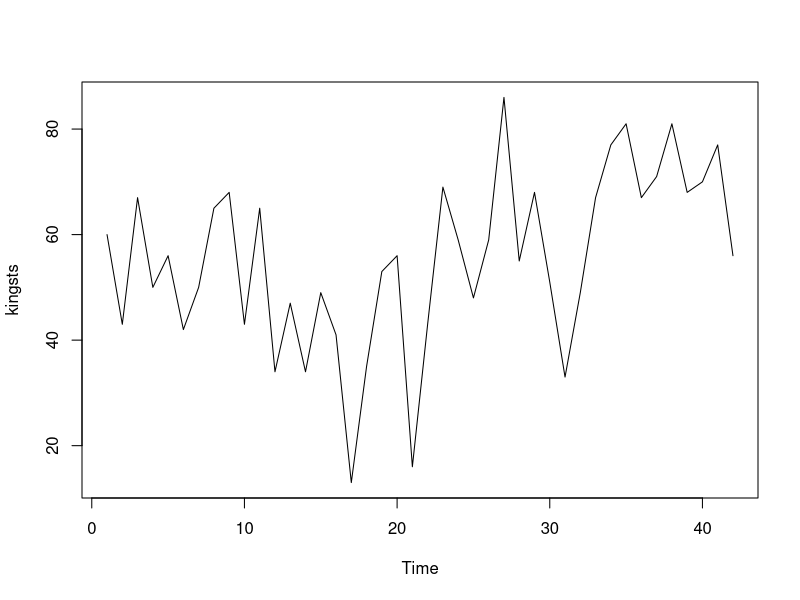
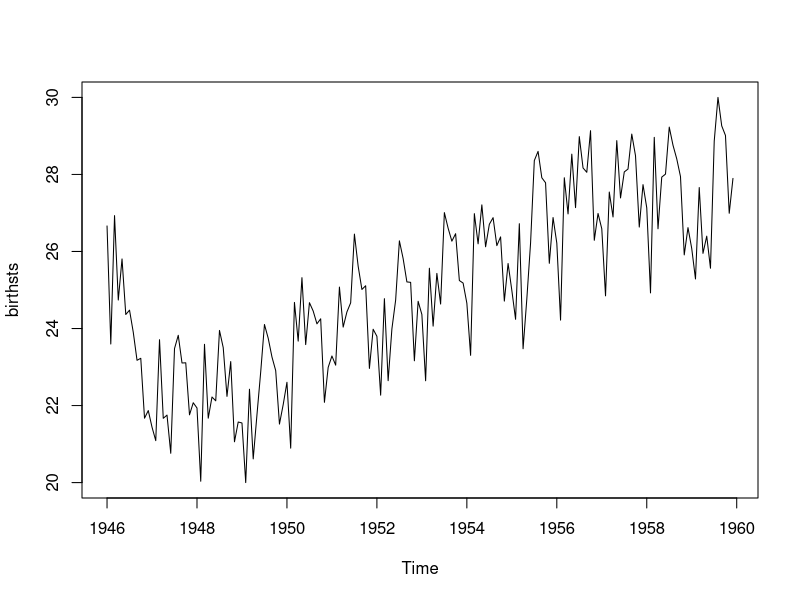
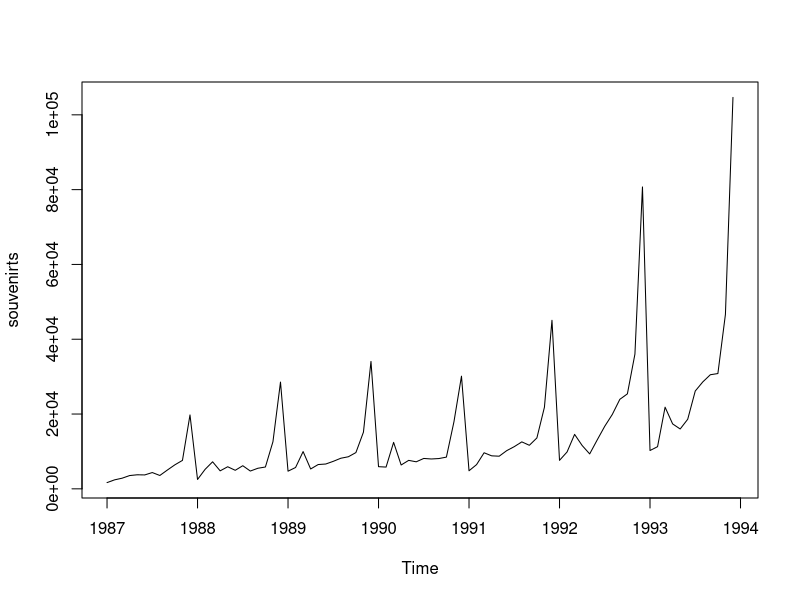
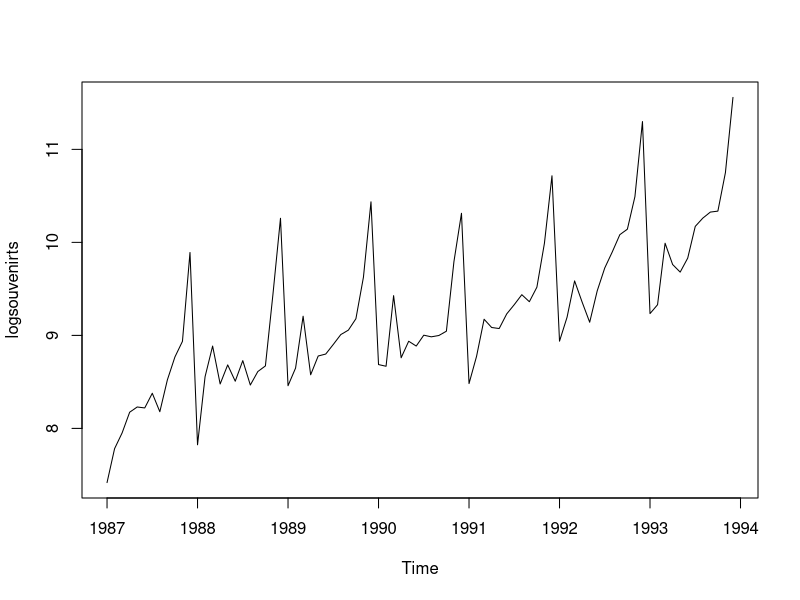
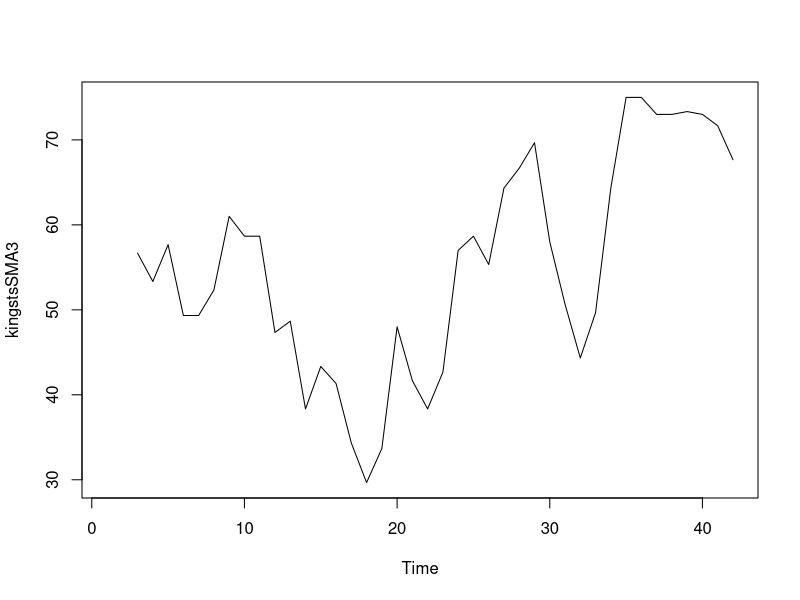
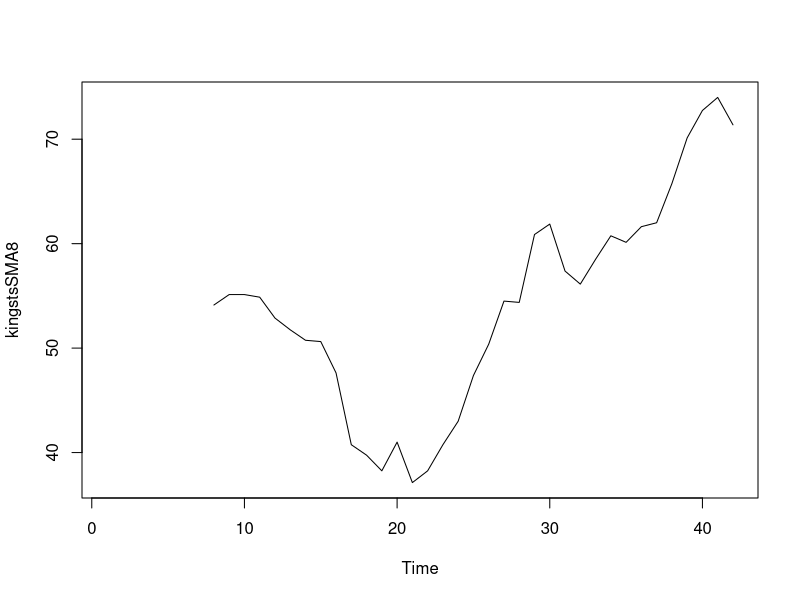
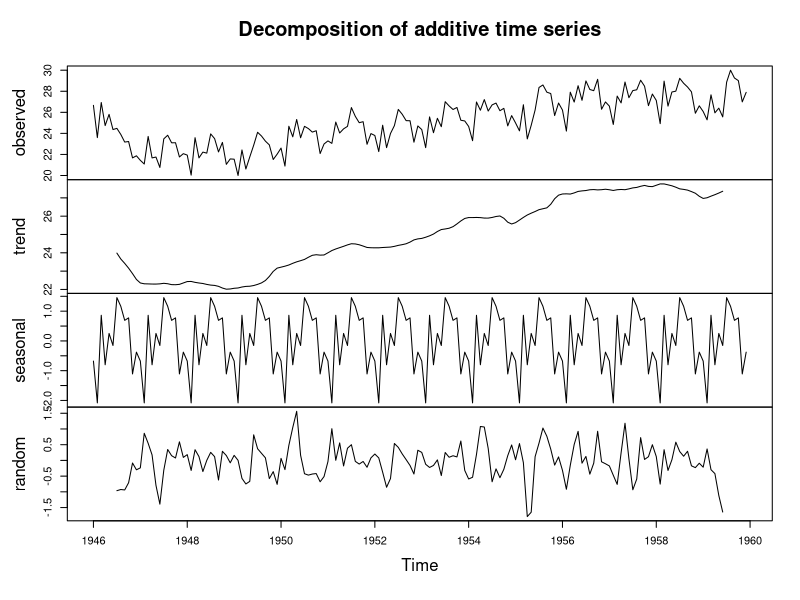
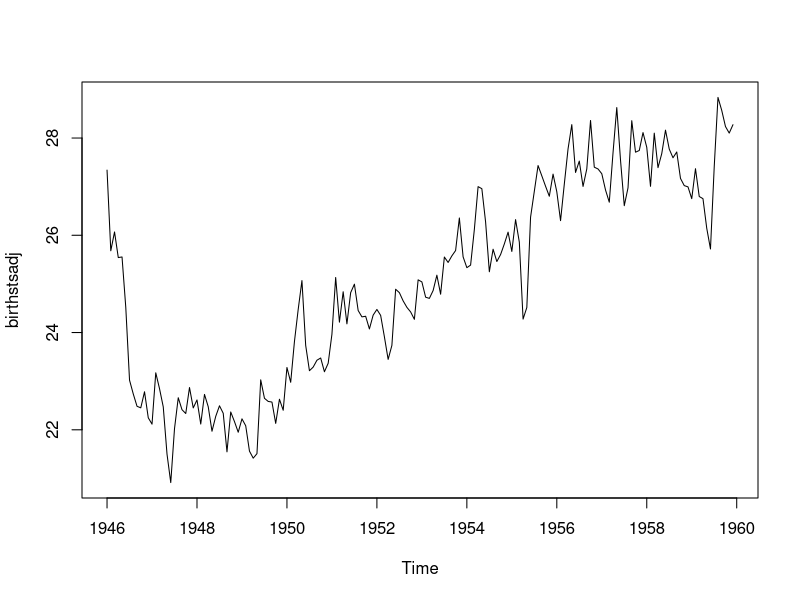

Write the R code that produced these figures, in order.
## ---- chunk 1
kings <- read.csv("data/original-kings.csv")$value

## ---- chunk 2
kingsts <- ts(kings)
kingsts
## ---- chunk 3
births <- read.csv("data/original-births.csv")$value
## ---- chunk 4
birthsts<- ts(births, frequency=12, start=c(1946,1))
birthsts
## ---- chunk 5
souvenir <- read.csv("data/original-souvenir.csv")$value
## ---- chunk 6
souvenirts <- ts(souvenir, frequency=12, start=c(1987,1))
souvenirts
## ---- chunk 7
plot.ts(kingsts)
## ---- chunk 8
plot.ts(birthsts)
## ---- chunk 9
plot.ts(souvenirts)
## ---- chunk 10
logsouvenirts <- log(souvenirts)
plot.ts(logsouvenirts)
## ---- chunk 11
library(TTR)
## ---- chunk 12
kingstsSMA3 <- SMA(kingsts,n=3)
plot.ts(kingstsSMA3)
## ---- chunk 13
kingstsSMA8 <- SMA(kingsts,n=8)
plot.ts(kingstsSMA8)
## ---- chunk 14
birthstscomp <- decompose(birthsts)
## ---- chunk 15
plot(birthstscomp)
## ---- chunk 16
birthstscomp<- decompose(birthsts)
## ---- chunk 17
birthstsadj<- birthsts - birthstscomp$seasonal
## ---- chunk 18
plot(birthstsadj)
## ---- chunk 19
rain <- read.csv("data/original-rain.csv")$value
## ---- chunk 20
rainseries <- ts(rain,start=c(1813))
plot.ts(rainseries)
## ---- chunk 21
rainforecast <-HoltWinters(rainseries, beta = FALSE, gamma = FALSE)
rainforecast
## ---- chunk 22
rainforecast$fitted
## ---- chunk 23
plot(rainforecast)
## ---- chunk 24
rainforecast$SSE
## ---- chunk 25
HoltWinters(rainseries, beta = FALSE, gamma = FALSE, l.start = 23.56)
## ---- chunk 26
library(forecast)
rainforecast8 <- forecast(rainforecast, h = 8)
rainforecast8
plot(rainforecast8)
## ---- chunk 27
res <- na.omit(residuals(rainforecast8))
acf(res, lag.max = 20)
Box.test(res, lag = 20, type = "Ljung-Box")
## ---- chunk 28
hist(res, breaks = 15, freq = FALSE, col = "grey90", main = "Forecast errors")
curve(dnorm(x, mean(res), sd(res)), add = TRUE, col = "red", lwd = 2)
## ---- chunk 29
plot(airmiles, ylab = "Passenger miles (thousands)")
airholt <- HoltWinters(airmiles, gamma = FALSE)
airholt
## ---- chunk 30
airholtf <- forecast(airholt, h = 4)
airholtf
plot(airholtf)
## ---- chunk 31
souvenirhw <- HoltWinters(logsouvenirts)
souvenirhw
## ---- chunk 32
plot(souvenirhw)
## ---- chunk 33
souvenirf <- forecast(souvenirhw, h = 12)
plot(souvenirf)
round(exp(souvenirf$mean))
## ---- chunk 34
Box.test(residuals(souvenirf), lag = 20, type = "Ljung-Box")
## ---- chunk 35
kingsarima <- auto.arima(kingsts)
kingsarima
## ---- chunk 36
kingsf <- forecast(kingsarima, h = 5)
kingsf
plot(kingsf)
Box.test(residuals(kingsf), lag = 20, type = "Ljung-Box")
## ---- chunk 37
auto.arima(birthsts)
## ---- chunk 38
weather <- read.csv("data/weather.csv")
weather$date <- as.Date(weather$date)
weather <- weather[order(weather$date), ]
expected <- seq(as.Date("2015-01-01"), as.Date("2024-12-01"), by = "month")
stopifnot(!anyDuplicated(weather$date), identical(weather$date, expected),
          all(is.finite(weather$rain_mm)))
rain <- ts(weather$rain_mm, start = c(2015, 1), frequency = 12)
plot(rain, ylab = "Monthly rainfall (mm)", xlab = "Year")
monthplot(rain, ylab = "Monthly rainfall (mm)", xlab = "Month")
## ---- chunk 39
trailing3 <- stats::filter(rain, rep(1 / 3, 3), sides = 1)
plot(rain, col = "grey60", ylab = "Monthly rainfall (mm)")
lines(trailing3, col = "#245A42", lwd = 2)
decomposition <- stl(rain, s.window = "periodic")
plot(decomposition)
## ---- chunk 40
library(forecast)
train <- window(rain, end = c(2022, 12))
test <- window(rain, start = c(2023, 1))
fit <- auto.arima(train, seasonal = TRUE, stepwise = FALSE, approximation = FALSE)
fit
fc <- forecast(fit, h = length(test), level = c(80, 95))
baseline <- snaive(train, h = length(test))
accuracy(fc, test)
accuracy(baseline, test)
plot(fc, xlab = "Year", ylab = "Monthly rainfall (mm)")
lines(test, col = "#B45C21", lwd = 2)
## ---- chunk 41
checkresiduals(fit)
## ---- chunk 42
final_fit <- auto.arima(rain, seasonal = TRUE)
forecast(final_fit, h = 12)
